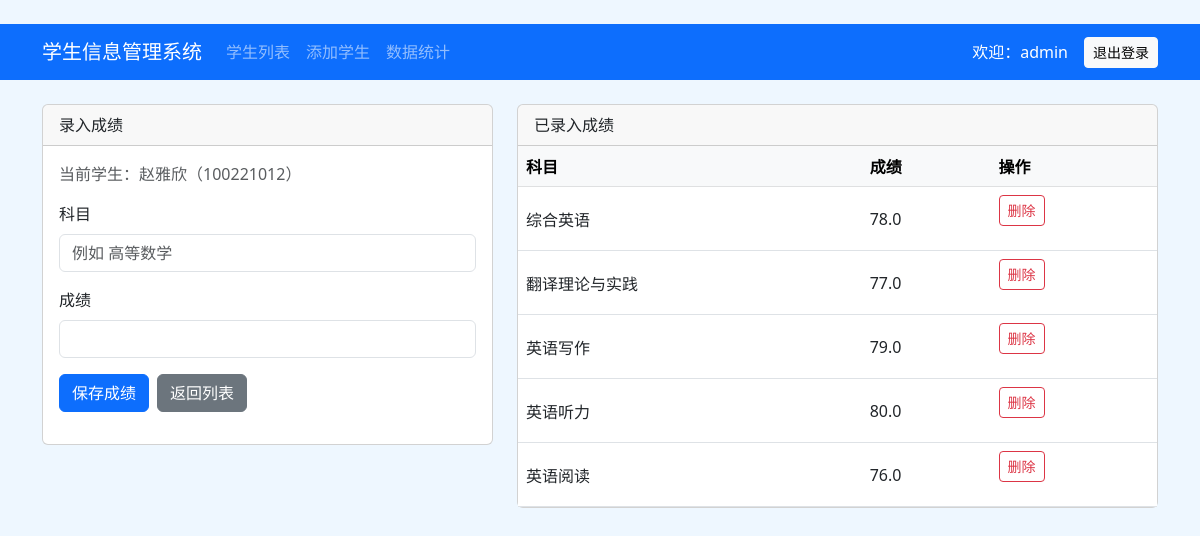
Page /student/score/100221012/ (signed in) on the committed database.
### app/models.py (models this page shows, shortened)
class Student(models.Model):
    GENDER_CHOICES = (
        ('男', '男'),
        ('女', '女'),
    )
    sno = models.CharField(max_length=20, primary_key=True, verbose_name='学号')
    name = models.CharField(max_length=20, verbose_name='姓名')
    gender = models.CharField(max_length=2, choices=GENDER_CHOICES, default='男', verbose_name='性别')
    dept = models.CharField(max_length=50, verbose_name='所属院系')
    major = models.CharField(max_length=50, verbose_name='专业')
    grade = models.CharField(max_length=10, verbose_name='年级')
    clazz = models.CharField(max_length=20, verbose_name='班级')
    phone = models.CharField(max_length=11, blank=True, null=True, verbose_name='联系方式')
    add_time = models.DateTimeField(auto_now_add=True, verbose_name='添加时间')
    class Meta:
        verbose_name = '学生信息'
        verbose_name_plural = '学生信息'
        ordering = ['-add_time']

class StudentScore(models.Model):
    student = models.ForeignKey(Student, on_delete=models.CASCADE, related_name='scores', verbose_name='学生')
    subject = models.CharField(max_length=50, verbose_name='科目')
    score = models.FloatField(verbose_name='成绩')
    add_time = models.DateTimeField(auto_now_add=True, verbose_name='录入时间')
    class Meta:
        verbose_name = '学生成绩'
        verbose_name_plural = '学生成绩'
        ordering = ['subject']
        constraints = [
            models.UniqueConstraint(fields=['student', 'subject'], name='unique_student_subject_score'),
        ]

### app/views.py (the view, shortened to what this page needs)
# urls.py: path('student/score/<str:sno>/', views.student_score_manage, name='student_score_manage'),
@login_required_decorator
def student_score_manage(request, sno):
    student = get_object_or_404(Student, sno=sno)
    return render(
        request,
        'student_score_manage.html',
        {
            'student': student,
            'scores': student.scores.all(),
        },
    )

### app/views.py (called while the page is built)
def login_required_decorator(func):
    @wraps(func)
    def wrapper(request, *args, **kwargs):
        if not request.session.get('admin_username'):
            messages.error(request, '请先登录管理员账号。')
            return redirect('login')
        return func(request, *args, **kwargs)
    return wrapper

### templates/student_score_manage.html (shortened to what this page needs)
﻿<!DOCTYPE html>
<html lang="zh-CN">
<head>
    <link href="https://cdn.jsdelivr.net/npm/bootstrap@5.3.0/dist/css/bootstrap.min.css" rel="stylesheet">
</head>
<body style="background-color: #eef7ff;">
    {% include 'inc/header.html' %}
    <div class="container">
        <div class="row g-4">
            <div class="col-lg-5">
                <div class="card">
                    <div class="card-header">录入成绩</div>
                    <div class="card-body">
                        <p class="text-muted">当前学生：{{ student.name }}（{{ student.sno }}）</p>
                        <form method="post">
                            <div class="mb-3">
                                <label class="form-label">科目</label>
                                <input type="text" class="form-control" name="subject" placeholder="例如 高等数学" required>
                            </div>
                            <div class="mb-3">
                                <label class="form-label">成绩</label>
                                <input type="number" class="form-control" name="score" min="0" max="100" step="0.1" required>
                            </div>
                            <div class="d-flex gap-2">
                                <button type="submit" class="btn btn-primary">保存成绩</button>
                                <a href="{% url 'student_list' %}" class="btn btn-secondary">返回列表</a>
                            </div>
                        </form>
                    </div>
                </div>
            </div>
            <div class="col-lg-7">
                <div class="card">
                    <div class="card-header">已录入成绩</div>
                    <div class="card-body p-0">
                        <table class="table table-hover align-middle mb-0">
                            <thead class="table-light">
                                <tr>
                                    <th>科目</th>
                                    <th>成绩</th>
                                    <th>操作</th>
                                </tr>
                            </thead>
                            <tbody>
                                {% for score in scores %}
                                    <tr>
                                        <td>{{ score.subject }}</td>
                                        <td>{{ score.score }}</td>
                                        <td>
                                            <form method="post" action="{% url 'student_score_delete' score.id %}">
                                                <button type="submit" class="btn btn-outline-danger btn-sm" onclick="return confirm('确认删除该成绩记录吗？');">删除</button>
                                            </form>
                                        </td>
                                    </tr>
                                {% empty %}
                                    <tr>
                                        <td colspan="3" class="text-center py-3">暂无成绩记录</td>
                                    </tr>
                                {% endfor %}
                            </tbody>
                        </table>
                    </div>
                </div>
            </div>
        </div>
    </div>
</body>
</html>

### rows in the picture
Student: name "赵雅欣", sno "100221012"
StudentScore: subject "综合英语", score "78.0"
StudentScore: subject "翻译理论与实践", score "77.0"
StudentScore: subject "英语写作", score "79.0"
StudentScore: subject "英语听力", score "80.0"
StudentScore: subject "英语阅读", score "76.0"

### other values in the picture
{{ request.session.admin_username }} "admin"
